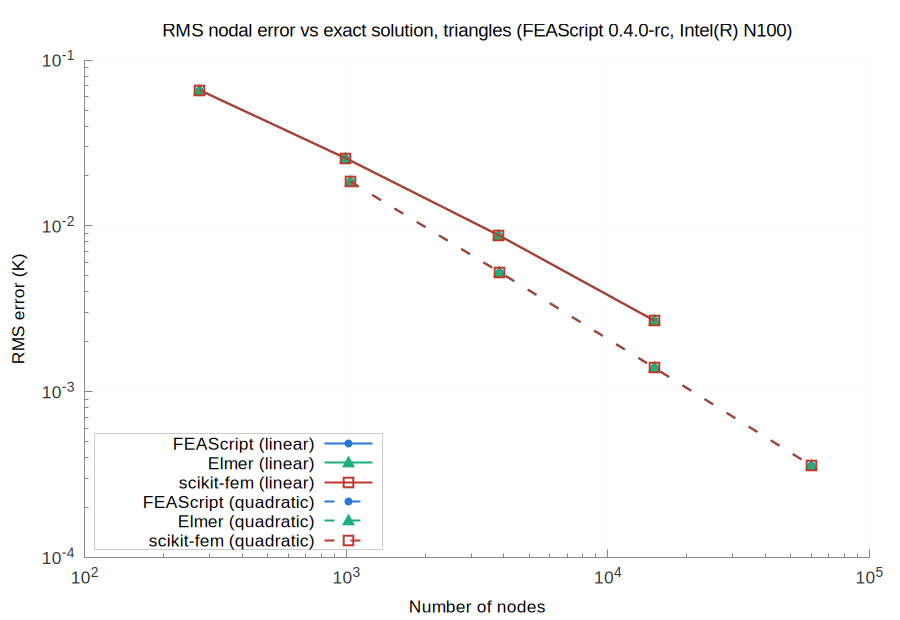

This figure's gnuplot source:
set terminal pngcairo size 900,620 font 'Arial,13'
set border 3 lc rgb '#888888'; set tics nomirror tc rgb '#333333'
set grid lc rgb '#e6e6e6' lw 1; set key top left box lc rgb '#cccccc' opaque
set logscale xy; set format y '10^{%L}'; set format x '10^{%L}'
set output 'accuracy_tri.png'
set title 'RMS nodal error vs exact solution, triangles (FEAScript 0.4.0-rc, Intel(R) N100)' font 'Arial,14'
set xlabel 'Number of nodes'
set ylabel 'RMS error (K)'
set key bottom left
plot 'err_tri_linear_FEAScript_sparse_LU.dat' u 1:2 w lp lw 2 dt 1 pt 7 ps 1.0 lc rgb '#2a78d6' t 'FEAScript (linear)', \
     'err_tri_linear_Elmer_UMFPACK.dat' u 1:2 w lp lw 2 dt 1 pt 9 ps 1.6 lc rgb '#1baf7a' t 'Elmer (linear)', \
     'err_tri_linear_scikit_fem_SuperLU.dat' u 1:2 w lp lw 2 dt 1 pt 4 ps 1.6 lc rgb '#c0392b' t 'scikit-fem (linear)', \
     'err_tri_quadratic_FEAScript_sparse_LU.dat' u 1:2 w lp lw 2 dt 2 pt 7 ps 1.0 lc rgb '#2a78d6' t 'FEAScript (quadratic)', \
     'err_tri_quadratic_Elmer_UMFPACK.dat' u 1:2 w lp lw 2 dt 2 pt 9 ps 1.6 lc rgb '#1baf7a' t 'Elmer (quadratic)', \
     'err_tri_quadratic_scikit_fem_SuperLU.dat' u 1:2 w lp lw 2 dt 2 pt 4 ps 1.6 lc rgb '#c0392b' t 'scikit-fem (quadratic)'
